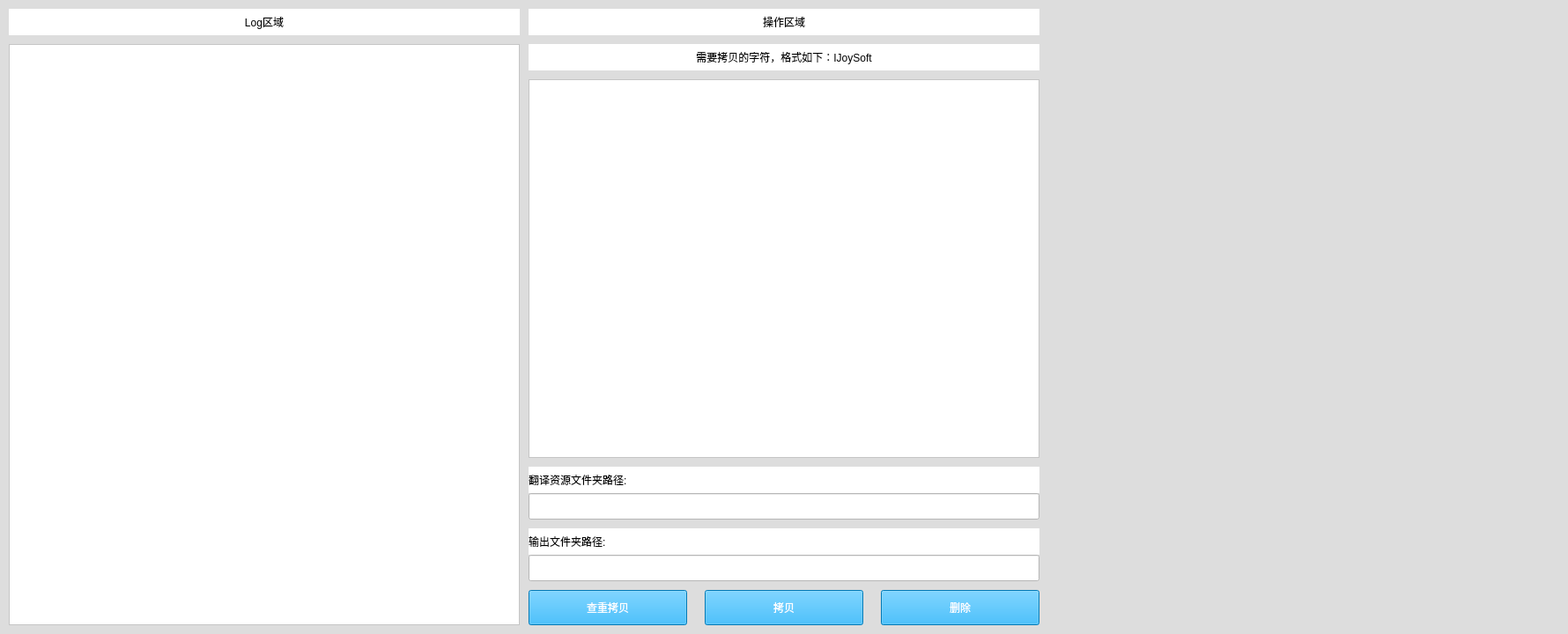
<?xml version="1.0" encoding="UTF-8"?>
<ui version="4.0">
 <class>Form</class>
 <widget class="QWidget" name="Form">
  <property name="geometry">
   <rect>
    <x>0</x>
    <y>0</y>
    <width>1780</width>
    <height>720</height>
   </rect>
  </property>
  <property name="windowTitle">
   <string>Form</string>
  </property>
  <property name="styleSheet">
   <string notr="true">background-color: rgb(221, 221, 221);</string>
  </property>
  <widget class="QTextBrowser" name="textBrowser">
   <property name="geometry">
    <rect>
     <x>10</x>
     <y>50</y>
     <width>580</width>
     <height>660</height>
    </rect>
   </property>
   <property name="styleSheet">
    <string notr="true">background-color: rgb(255, 255, 255);</string>
   </property>
  </widget>
  <widget class="QLabel" name="label">
   <property name="geometry">
    <rect>
     <x>10</x>
     <y>10</y>
     <width>580</width>
     <height>30</height>
    </rect>
   </property>
   <property name="styleSheet">
    <string notr="true">background-color: rgb(255, 255, 255);
font: 14pt &quot;微软雅黑&quot;;</string>
   </property>
   <property name="text">
    <string>Log区域</string>
   </property>
   <property name="alignment">
    <set>Qt::AlignCenter</set>
   </property>
  </widget>
  <widget class="QLabel" name="label_2">
   <property name="geometry">
    <rect>
     <x>600</x>
     <y>10</y>
     <width>580</width>
     <height>30</height>
    </rect>
   </property>
   <property name="styleSheet">
    <string notr="true">background-color: rgb(255, 255, 255);
font: 14pt &quot;微软雅黑&quot;;</string>
   </property>
   <property name="text">
    <string>操作区域</string>
   </property>
   <property name="alignment">
    <set>Qt::AlignCenter</set>
   </property>
  </widget>
  <widget class="QLabel" name="label_3">
   <property name="geometry">
    <rect>
     <x>600</x>
     <y>530</y>
     <width>580</width>
     <height>30</height>
    </rect>
   </property>
   <property name="styleSheet">
    <string notr="true">background-color: rgb(255, 255, 255);
font: 12pt &quot;微软雅黑&quot;;</string>
   </property>
   <property name="text">
    <string>翻译资源文件夹路径:</string>
   </property>
   <property name="alignment">
    <set>Qt::AlignLeading|Qt::AlignLeft|Qt::AlignVCenter</set>
   </property>
  </widget>
  <widget class="QLabel" name="label_5">
   <property name="geometry">
    <rect>
     <x>600</x>
     <y>600</y>
     <width>580</width>
     <height>30</height>
    </rect>
   </property>
   <property name="styleSheet">
    <string notr="true">background-color: rgb(255, 255, 255);
font: 12pt &quot;微软雅黑&quot;;</string>
   </property>
   <property name="text">
    <string>输出文件夹路径:</string>
   </property>
   <property name="alignment">
    <set>Qt::AlignLeading|Qt::AlignLeft|Qt::AlignVCenter</set>
   </property>
  </widget>
  <widget class="QPushButton" name="pushButton">
   <property name="geometry">
    <rect>
     <x>600</x>
     <y>670</y>
     <width>180</width>
     <height>40</height>
    </rect>
   </property>
   <property name="styleSheet">
    <string notr="true">background-color: rgb(0, 170, 255);
color: rgb(255, 255, 255);
font: 12pt &quot;微软雅黑&quot;;</string>
   </property>
   <property name="text">
    <string>查重拷贝</string>
   </property>
  </widget>
  <widget class="QPushButton" name="pushButton_2">
   <property name="geometry">
    <rect>
     <x>800</x>
     <y>670</y>
     <width>180</width>
     <height>40</height>
    </rect>
   </property>
   <property name="styleSheet">
    <string notr="true">background-color: rgb(0, 170, 255);
color: rgb(255, 255, 255);
font: 12pt &quot;微软雅黑&quot;;</string>
   </property>
   <property name="text">
    <string>拷贝</string>
   </property>
  </widget>
  <widget class="QPushButton" name="pushButton_3">
   <property name="geometry">
    <rect>
     <x>1000</x>
     <y>670</y>
     <width>180</width>
     <height>40</height>
    </rect>
   </property>
   <property name="styleSheet">
    <string notr="true">background-color: rgb(0, 170, 255);
color: rgb(255, 255, 255);
font: 12pt &quot;微软雅黑&quot;;</string>
   </property>
   <property name="text">
    <string>删除</string>
   </property>
  </widget>
  <widget class="QLabel" name="label_7">
   <property name="geometry">
    <rect>
     <x>600</x>
     <y>50</y>
     <width>580</width>
     <height>30</height>
    </rect>
   </property>
   <property name="mouseTracking">
    <bool>false</bool>
   </property>
   <property name="focusPolicy">
    <enum>Qt::NoFocus</enum>
   </property>
   <property name="styleSheet">
    <string notr="true">background-color: rgb(255, 255, 255);
font: 10pt &quot;微软雅黑&quot;;</string>
   </property>
   <property name="text">
    <string>需要拷贝的字符，格式如下：&lt;string name=&quot;i_joy_soft&quot;&gt;IJoySoft&lt;/string&gt;</string>
   </property>
   <property name="alignment">
    <set>Qt::AlignCenter</set>
   </property>
  </widget>
  <widget class="QLineEdit" name="lineEdit">
   <property name="geometry">
    <rect>
     <x>600</x>
     <y>560</y>
     <width>580</width>
     <height>30</height>
    </rect>
   </property>
   <property name="styleSheet">
    <string notr="true">background-color: rgb(255, 255, 255);
font: 12pt &quot;微软雅黑&quot;;</string>
   </property>
  </widget>
  <widget class="QLineEdit" name="lineEdit_2">
   <property name="geometry">
    <rect>
     <x>600</x>
     <y>630</y>
     <width>580</width>
     <height>30</height>
    </rect>
   </property>
   <property name="styleSheet">
    <string notr="true">background-color: rgb(255, 255, 255);
font: 12pt &quot;微软雅黑&quot;;</string>
   </property>
  </widget>
  <widget class="QTextEdit" name="textEdit">
   <property name="geometry">
    <rect>
     <x>600</x>
     <y>90</y>
     <width>580</width>
     <height>430</height>
    </rect>
   </property>
   <property name="styleSheet">
    <string notr="true">background-color: rgb(255, 255, 255);</string>
   </property>
  </widget>
 </widget>
 <resources/>
 <connections/>
</ui>
